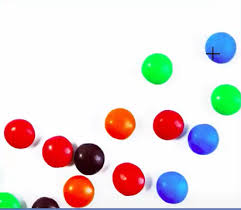
#> input picture smarties.jpeg, 241 x 210 px
$ python tutorial12-morphological_transformations.py
#> lines starting #> are read from the running program, lines starting #| are printed output that depends on the picture; after the words box and inside, x2 and y2 are one past the last pixel; in counts of white or black regions, pixels touching at a corner belong together
import numpy as np
import matplotlib.pyplot as plt
import cv2

img=cv2.imread("smarties.jpeg",cv2.IMREAD_GRAYSCALE)
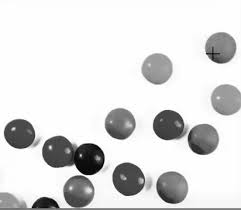
#> img: shape (210, 241); min 0, max 255, mean 220.9
_,mask=cv2.threshold(img,220,255,cv2.THRESH_BINARY)
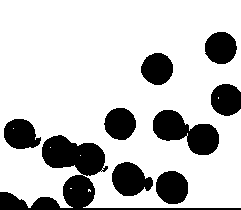
#> mask: shape (210, 241); 78% white; 9 black regions, largest, box (x1, y1, x2, y2) and area: (0, 135, 241, 210) 3629, (153, 110, 219, 155) 1673, (112, 162, 153, 196) 980
kernel=np.ones((5,5),np.uint8)
dilation=cv2.dilate(mask,kernel,iterations=1)
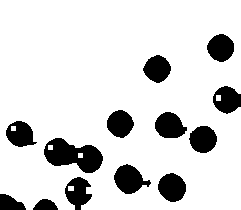
#> dilation: shape (210, 241); 85.1% white; 13 black regions, largest, box (x1, y1, x2, y2) and area: (44, 138, 103, 173) 1249, (114, 164, 151, 194) 674, (158, 173, 186, 202) 612
erosion=cv2.erode(mask,kernel,iterations=1)
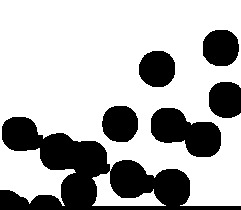
#> erosion: shape (210, 241); 70.8% white; 6 black regions, box (x1, y1, x2, y2) and area: (0, 117, 241, 210) 8370, (151, 108, 221, 157) 2175, (203, 30, 239, 66) 1081, (102, 106, 138, 142) 1065, (139, 51, 175, 87) 1064, (209, 82, 241, 118) 1008
titles=['image','mask','dilation','erosion']
images=[img,mask,dilation,erosion]
for i in range(4):
    plt.subplot(2,2,i+1),plt.imshow(images[i],'gray')
    plt.title(titles[i])
    plt.xticks([]),plt.yticks([])

plt.show()
